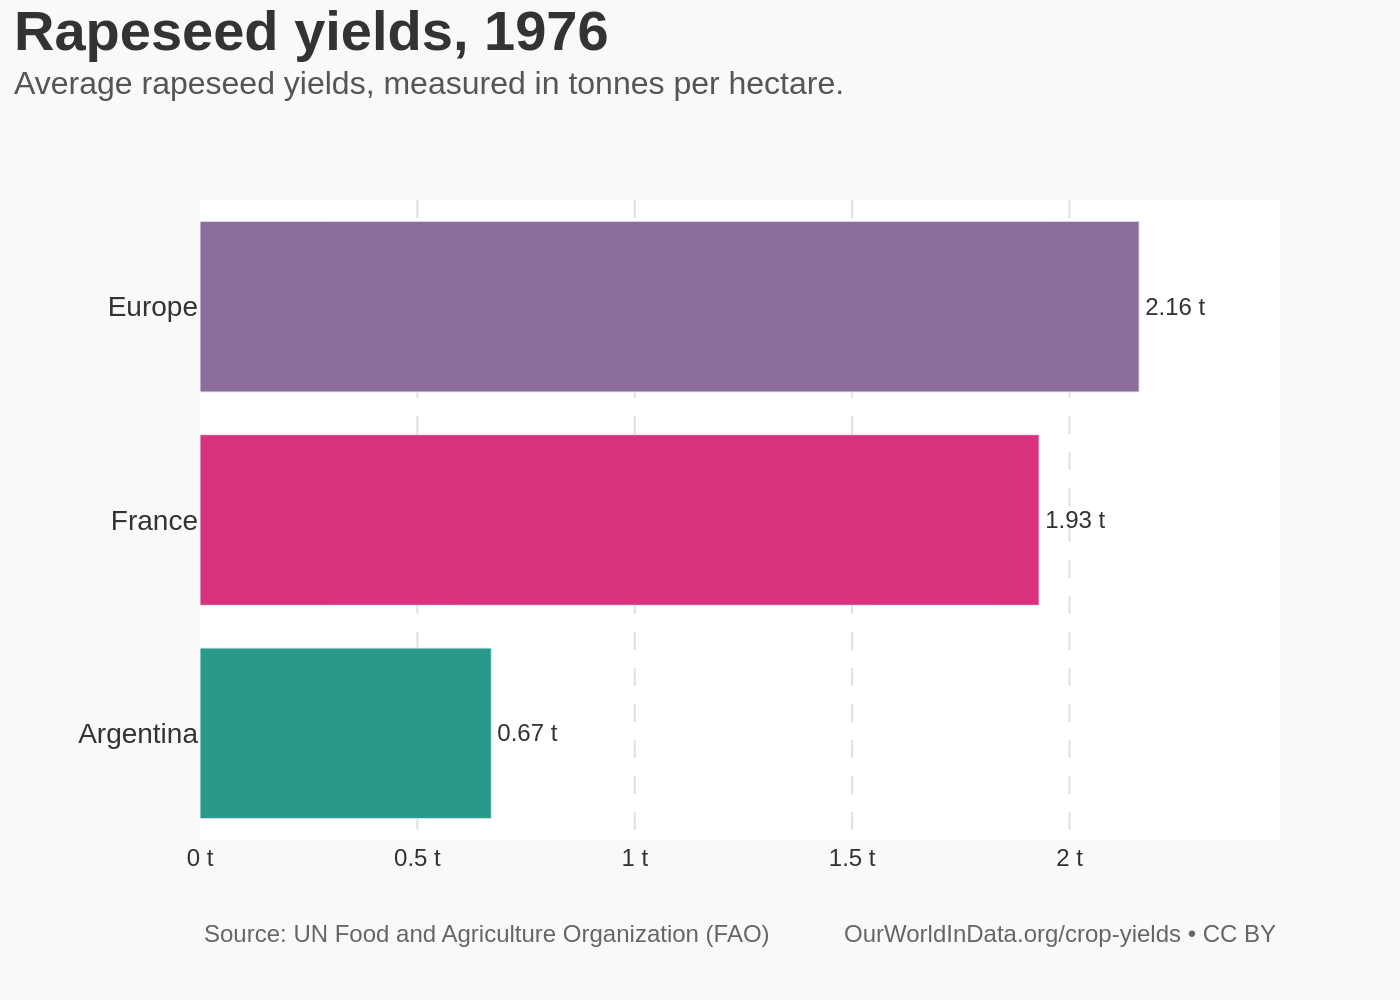

Write the Python code that produced this figure.
import sys
import json
import os
import plotly.graph_objects as go

# Check for command-line argument
if len(sys.argv) != 2:
    print("Usage: python generate_chart.py <json_file_path>")
    sys.exit(1)

# Get JSON file path from command-line argument
json_file_path = sys.argv[1]

# Check if the file exists
if not os.path.exists(json_file_path):
    print(f"Error: File not found at {json_file_path}")
    sys.exit(1)

# Read data from the JSON file
try:
    with open(json_file_path, 'r', encoding='utf-8') as f:
        chart_data = json.load(f)
except json.JSONDecodeError:
    print(f"Error: Invalid JSON format in {json_file_path}")
    sys.exit(1)


# Extract data and texts
data = chart_data['chart_data']
texts = chart_data['texts']
colors = chart_data['colors']

# Prepare data for Plotly (Plotly plots y-axis from bottom to top)
# To match the visual top-to-bottom order, we reverse the lists.
categories = [d['category'] for d in data]
values = [d['value'] for d in data]

categories.reverse()
values.reverse()
colors.reverse()

# Create the figure
fig = go.Figure()

# Add bar trace
fig.add_trace(go.Bar(
    x=values,
    y=categories,
    orientation='h',
    marker_color=colors,
    text=[f"{v:.2f}{texts['data_label_suffix']}" for v in values],
    textposition='outside',
    hoverinfo='none',
    cliponaxis=False
))

# Combine title and subtitle using HTML
title_text = f"<span style='font-size: 28px;'><b>{texts['title']}</b></span><br><span style='font-size: 16px; color: #555555;'>{texts['subtitle']}</span>"

# Update layout
fig.update_layout(
    title=dict(
        text=title_text,
        y=0.95,
        x=0.01,
        xanchor='left',
        yanchor='top'
    ),
    xaxis=dict(
        tickmode='array',
        tickvals=[0, 0.5, 1, 1.5, 2],
        ticktext=['0 t', '0.5 t', '1 t', '1.5 t', '2 t'],
        showgrid=True,
        gridcolor='#e0e0e0',
        gridwidth=1,
        griddash='dash',
        zeroline=False,
        showline=False,
        showticklabels=True,
        range=[0, max(values) * 1.15] # Add padding for text labels
    ),
    yaxis=dict(
        showgrid=False,
        zeroline=False,
        showline=False,
        showticklabels=True,
        ticks='',
        tickfont=dict(size=14)
    ),
    font=dict(
        family="Arial",
        size=12,
        color="#333333"
    ),
    showlegend=False,
    plot_bgcolor='white',
    paper_bgcolor='#f9f9f9',
    margin=dict(l=100, r=60, t=100, b=80),
    annotations=[
        dict(
            xref='paper', yref='paper',
            x=0, y=-0.12,
            xanchor='left', yanchor='top',
            text=texts['source_left'],
            showarrow=False,
            font=dict(size=12, color='#666666')
        ),
        dict(
            xref='paper', yref='paper',
            x=1.0, y=-0.12,
            xanchor='right', yanchor='top',
            text=texts['source_right'],
            showarrow=False,
            font=dict(size=12, color='#666666')
        )
    ]
)

# Derive output filename from input JSON filename
base_filename = os.path.splitext(os.path.basename(json_file_path))[0]
output_filename = f"{base_filename}.png"

# Save the chart as a PNG image
fig.write_image(output_filename, scale=2)

print(f"Chart saved to {output_filename}")
